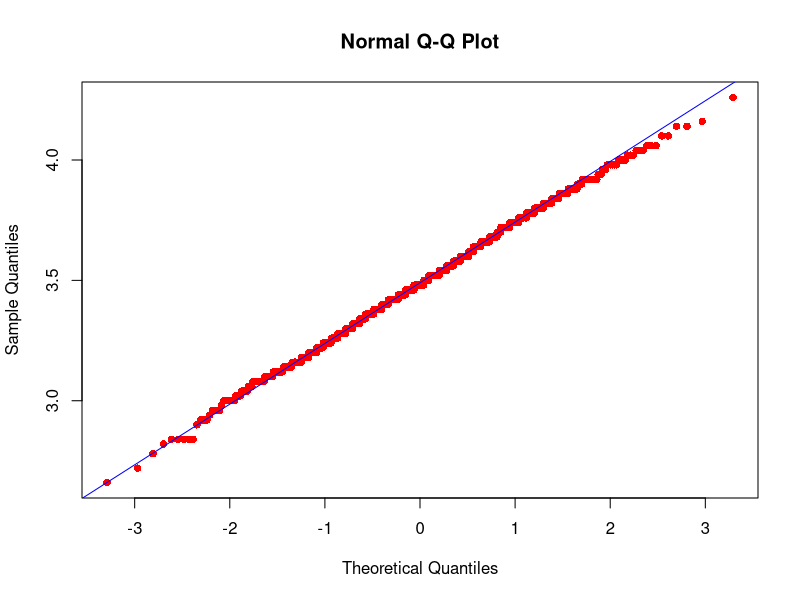
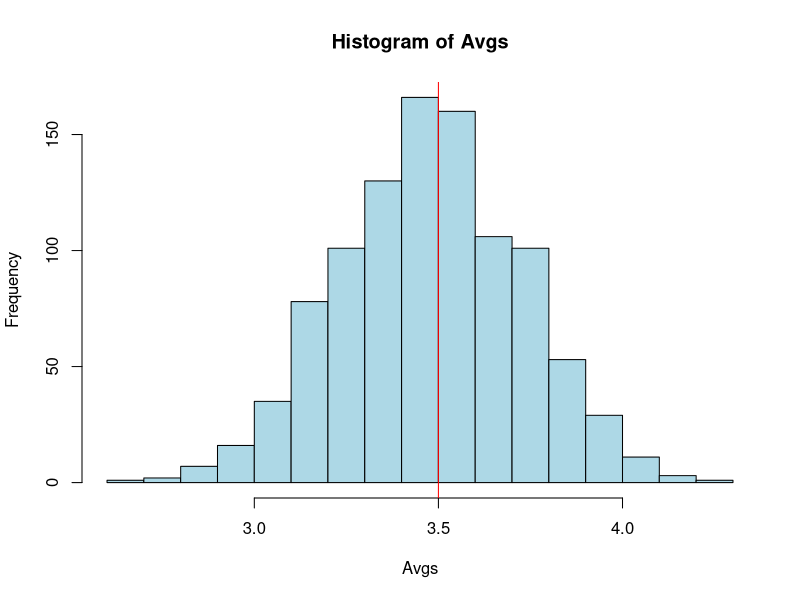

The R source for these figures, in order:
## ---- chunk 1
Dice1=floor(runif(50,min=1,max=7))  
## ---- chunk 2
N=1000            #number of loops
Avgs=numeric(N)  #array “Avgs” store the sample means
for( i in 1:N)
     { 
     Dice=floor(runif(50,min=1,max=7));
     Avgs[i]=mean(Dice)  
}                                 
Avgs[1:20]            #print first 20 values from Avgs dataset to screen
## ---- chunk 3
mean(Avgs)          #compute the mean. 
qqnorm(Avgs,pch=16,col="red")        #draws a QQ plot
qqline(Avgs,col="blue")        #adds trend line to QQplot.
shapiro.test(Avgs)  #Shapiro Wilk test. 
## ---- chunk 4
hist(Avgs,breaks=20,col="lightblue")
abline(v=3.5,col="red")
